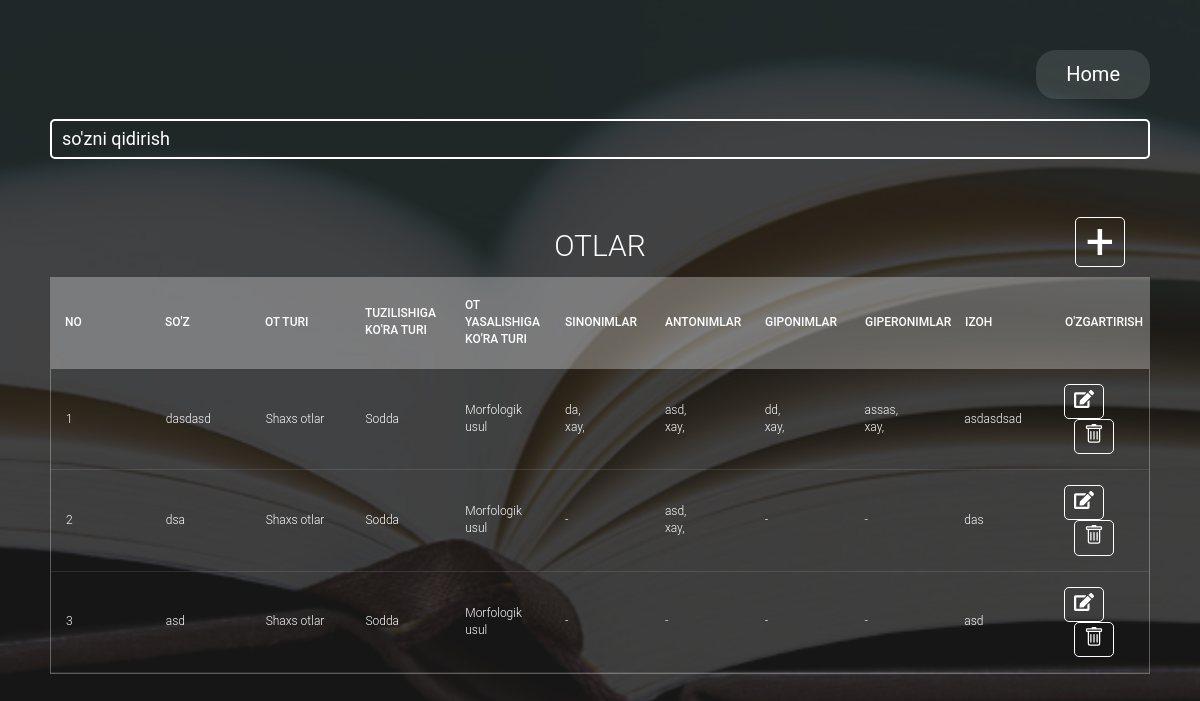
Page /otlar/ on the earlier database version.
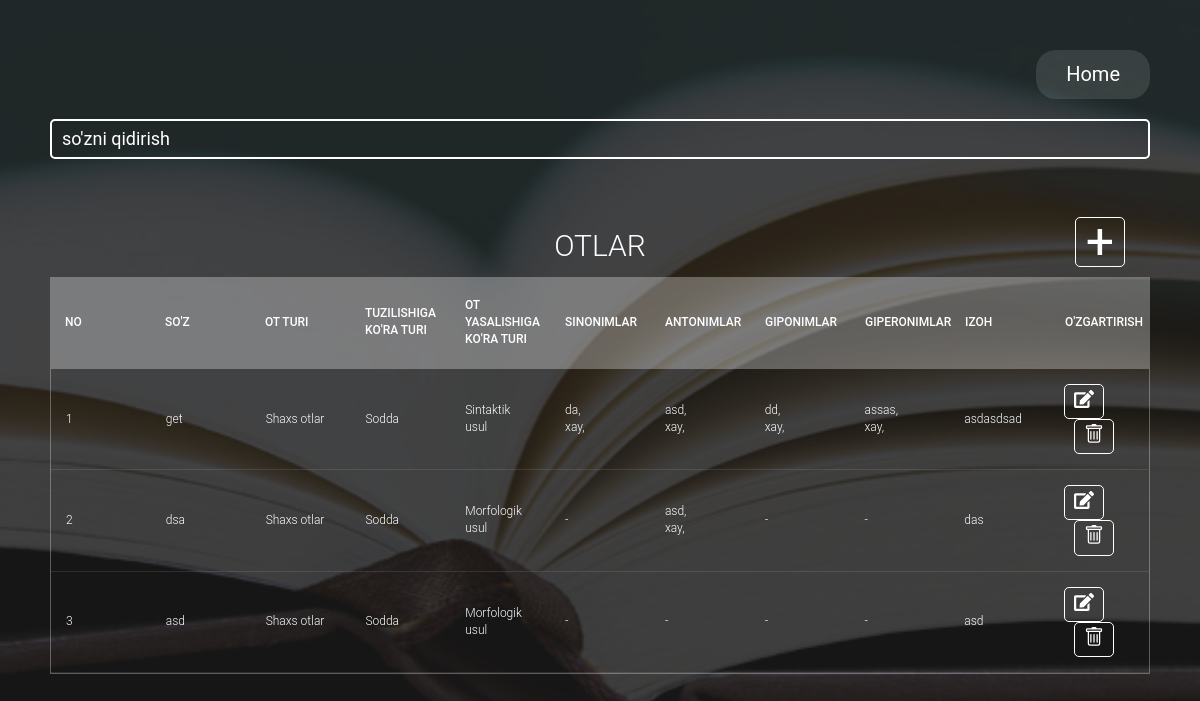
Same page on the later database version.
### nouns/models.py (models this page shows, shortened)
class InfoNoun(models.Model):
    NOUN_TYPES = (
        ("shaxs", "Shaxs otlar"),
        ("narsa", "Narsa otlar"),
        ("orin_joy", "O'rin-joy otlar"),
        ("faoliyat", "Faoliyat-otlari"),
    )
    NOUN_TYPES_STRUCTURE = (
        ("sodda", "Sodda"),
        ("qoshma", "Qo'shma"),
        ("juft", "Juft"),
        ("takroriy", "Takroriy"),
    )
    NOUN_MAKING = (
        ("morfologik", "Morfologik usul"),
        ("sintaktik", "Sintaktik usul"),
    )
    word = models.CharField(verbose_name="So'z", max_length=100, unique=True)
    noun_types = models.CharField(verbose_name="Ot turi", max_length=15, choices=NOUN_TYPES, default=NOUN_TYPES[0][0])
    noun_types_structure = models.CharField(verbose_name="Tuzilishiga ko'ra turi", max_length=15, choices=NOUN_TYPES_STRUCTURE, default=NOUN_TYPES_STRUCTURE[0][0])
    noun_making = models.CharField(verbose_name="Ot yasalishiga ko'ra turi", max_length=15, choices=NOUN_MAKING, default=NOUN_MAKING[0][0])
    review = models.CharField(max_length=1000, blank=True)
    synonym = models.ManyToManyField(Synonym, related_name="qw", blank=True)
    antonym = models.ManyToManyField(Antonym, related_name="qwe", blank=True)
    hyponym = models.ManyToManyField(Hyponym, related_name="qwer", blank=True)
    hyperonym = models.ManyToManyField(Hyperonym, related_name="qwerty", blank=True)
    created_date = models.DateTimeField(auto_now_add=True, null=True)
    updated_date = models.DateTimeField(auto_now=True, null=True)

### mainapp/models.py (models this page shows)
class Synonym(models.Model):
    word = models.CharField(verbose_name="so'z", max_length=100, unique=True)
    def __str__(self):
        return self.word

class Antonym(models.Model):
    word = models.CharField(verbose_name="so'z", max_length=100, unique=True)
    def __str__(self):
        return self.word

class Hyponym(models.Model):
    word = models.CharField(verbose_name="so'z", max_length=100, unique=True)
    def __str__(self):
        return self.word

class Hyperonym(models.Model):
    word = models.CharField(verbose_name="so'z", max_length=100, unique=True)
    def __str__(self):
        return self.word

### nouns/views.py (the view, shortened to what this page needs)
# urls.py: path("", home, name="nouns"),
def home(request):
    form = NounForm()
    synonyms = Synonym.objects.all()
    antonyms = Antonym.objects.all()
    hyponyms = Hyponym.objects.all()
    hyperonyms = Hyperonym.objects.all()
    infoNoun = InfoNoun.objects.all().order_by("-created_date")
    ctx = {
        "nouns": infoNoun,
        "form": form,
        "synonyms": synonyms,
        "antonyms": antonyms,
        "hyponyms": hyponyms,
        "hyperonyms": hyperonyms,
    }
    return render(request, "second.html", ctx)

### nouns/forms.py
class NounForm(forms.ModelForm):
    class Meta:
        model = InfoNoun
        fields = "__all__"

### templates/second.html (shortened to what this page needs)
<!doctype html>
{% load static %}
<html lang="en">
<head>
    <link rel="stylesheet" href="https://maxcdn.bootstrapcdn.com/bootstrap/3.4.1/css/bootstrap.min.css">
    <link rel="stylesheet" href="{% static 'main.css' %}">
</head>
<body>
<section>
    <div class="links-div">
        <a class="links" href="{% url 'index' %}">Home</a>
    </div>
    <input oninput="search()" class="search" type="text" placeholder="so'zni qidirish">
    <div class="header">
        <h1>Otlar</h1>
    </div>
    <div class="tbl-header">
        <span class="my-btn btn-add" data-toggle="modal" data-target="#scrollmodal">+</span>
        <table cellpadding="0" cellspacing="0" border="0">
            <thead>
            <tr>
                <th>No</th>
                <th>So'z</th>
                <th>Ot turi</th>
                <th>Tuzilishiga ko'ra turi</th>
                <th>Ot yasalishiga ko'ra turi</th>
                <th>Sinonimlar</th>
                <th>Antonimlar</th>
                <th>Giponimlar</th>
                <th>Giperonimlar</th>
                <th>izoh</th>
                <th>O'zgartirish</th>
            </tr>
            </thead>
        </table>
    </div>
    <div class="tbl-content">
        <table cellpadding="0" cellspacing="0" border="0">
            <tbody id="tbody">
            {% for noun in nouns %}
                <tr>
                    <td>{{ forloop.counter }}</td>
                    <td>{{ noun.word }}</td>
                    <td>{{ noun.get_noun_types_display }}</td>
                    <td>{{ noun.get_noun_types_structure_display }}</td>
                    <td>{{ noun.get_noun_making_display }}</td>
                    {% if noun.synonym.all %}
                        <td>
                            {% for synonym in noun.synonym.all %}
                                <p>{{ synonym.word }},</p>
                            {% endfor %}
                        </td>
                    {% else %}
                        <td>-</td>
                    {% endif %}
                    {% if noun.antonym.all %}
                        <td>
                            {% for antonym in noun.antonym.all %}
                                <p>{{ antonym.word }},</p>
                            {% endfor %}
                        </td>
                    {% else %}
                        <td>-</td>
                    {% endif %}
                    {% if noun.hyponym.all %}
                        <td>
                            {% for hyponym in noun.hyponym.all %}
                                <p>{{ hyponym.word }},</p>
                            {% endfor %}
                        </td>
                    {% else %}
                        <td>-</td>
                    {% endif %}
                    {% if noun.hyperonym.all %}
                        <td>
                            {% for hyperonym in noun.hyperonym.all %}
                                <p>{{ hyperonym.word }},</p>
                            {% endfor %}
                        </td>
                    {% else %}
                        <td>-</td>
                    {% endif %}
                    <td style="word-break: break-word">{{ noun.review }}</td>
                    <td>
                        <a onclick="edit({{ noun.id }})" data-toggle="modal" data-target="#staticModal"
                           class="my-btn responsive-btn" href="#" style="display: inline-block">
                            <button class="btn-edit">
                            </button>
                        </a>
                        <a class="my-btn responsive-btn" href="{% url 'delete-noun' noun.id %}"
                           style="display: inline-block; margin-left: 10px">
                            <button class="btn-delete">
                            </button>
                        </a>
                    </td>
                </tr>
            {% endfor %}
            </tbody>
        </table>
    </div>
</section>
</body>
</html>

### static/main.css (style rules this page uses)
.search { width: 100%; background-color: transparent; border: 2px solid #fff; border-radius: 5px; height: 40px; font-size: 18px; color: #fff; padding-left: 10px; margin-bottom: 50px; }
.search::placeholder { color: #fff; }
h1 { font-size: 30px; color: #fff; text-transform: uppercase; font-weight: 300; text-align: center; margin-bottom: 15px; }
table { width: 100%; table-layout: fixed; }
.tbl-header { background-color: rgba(255, 255, 255, 0.3); }
.tbl-content { overflow-x: auto; margin-top: 0px; border: 1px solid rgba(255, 255, 255, 0.3); }
th { padding: 20px 15px; text-align: left; font-weight: 500; font-size: 12px; color: #fff; text-transform: uppercase; }
td { padding: 15px; text-align: left; vertical-align: middle; font-weight: 300; font-size: 12px; color: #fff; border-bottom: solid 1px rgba(255, 255, 255, 0.1); }
body { background: -webkit-linear-gradient(left, #25c481, #25b7c4); background: linear-gradient(to right, #25c481, #25b7c4); font-family: 'Roboto', sans-serif; }
section { margin: 50px; }

Differences in the rows shown:
changed InfoNoun "asdasdsad": word "dasdasd" → "get"; noun_making "Morfologik usul" → "Sintaktik usul"
